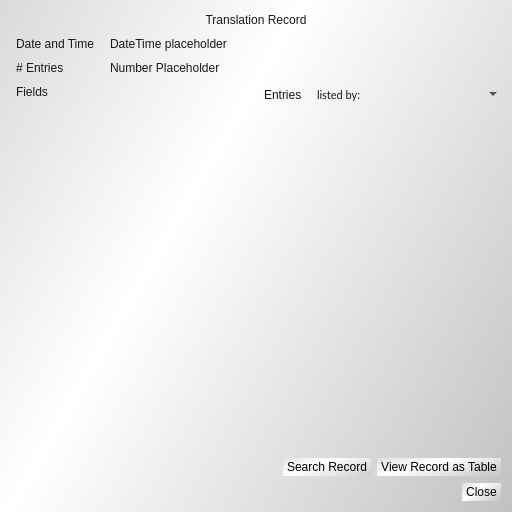
<?xml version="1.0" encoding="UTF-8"?>
<ui version="4.0">
 <class>Dialog</class>
 <widget class="QDialog" name="Dialog">
  <property name="geometry">
   <rect>
    <x>0</x>
    <y>0</y>
    <width>512</width>
    <height>512</height>
   </rect>
  </property>
  <property name="windowTitle">
   <string>Dialog</string>
  </property>
  <property name="styleSheet">
   <string notr="true">QWidget {
	background-color: rgba(0, 0, 0, 0);
    border-radius: -0px;
    padding: 2px;
	font: 10pt &quot;Lato&quot;;
}

QWidget#MainWindow, QWidget#Dialog{
     background-color: qlineargradient(spread:reflect, x1:0.262, y1:0.573773, x2:1, y2:1, stop:0 rgb(255, 255, 255), stop:1 rgb(193, 193, 193));
}

QLabel {
	background-color: qlineargradient(spread:reflect, x1:0.607246, y1:0.346, x2:0.623037, y2:1, stop:0 rgba(8, 120, 0, 0), stop:1 rgba(15, 76, 0, 0));
	font: 12pt &quot;Lato&quot;;
    color: rgb(24, 24, 24);
}

QMenuBar {
    border-radius: 1px;
	background-color: qlineargradient(spread:reflect, x1:0.607246, y1:0.346, x2:0.623037, y2:1, stop:0 rgba(8, 120, 0, 255), stop:1 rgba(15, 76, 0, 255));
    color: rgb(240, 240, 240);
}

QStatusBar {
    border-radius: 1px;
	background-color: qlineargradient(spread:reflect, x1:0.607246, y1:0.346, x2:0.623037, y2:1, stop:0 rgba(8, 120, 0, 255), stop:1 rgba(15, 76, 0, 255));
    color: rgb(240, 240, 240);
}

QFrame[frameShape=&quot;4&quot;], QFrame[frameShape=&quot;5&quot;]{
	background-color: rgba(8, 120, 0, 255);
}

QPushButton{
     background-color: qlineargradient(spread:reflect, x1:0.262, y1:0.573773, x2:1, y2:1, stop:0 rgba(255, 255, 255, 255), stop:1 rgba(193, 193, 193, 120));
    padding-left: 4px;
    padding-right: 4px;
}

QPushButton:hover{
     background-color: qlineargradient(spread:reflect, x1:0.262, y1:0.573773, x2:1, y2:1, stop:0 rgba(255, 255, 255, 255), stop:1 rgba(240, 243, 240, 120));
}

QPushButton:pressed{
     background-color: qlineargradient(spread:reflect, x2:0.262, y2:0.573773, x1:1, y1:1, stop:0 rgba(255, 255, 255, 255), stop:1 rgba(220, 223, 220, 120));
}

QDateEdit{
     background-color: qlineargradient(spread:reflect, x2:0.262, y2:0.573773, x1:1, y1:1, stop:0 rgba(255, 255, 255, 255), stop:1 rgba(220, 223, 220, 250));
}

QDateEdit:hover{
      background-color: qlineargradient(spread:reflect, x1:0.262, y1:0.573773, x2:1, y2:1, stop:0 rgba(255, 255, 255, 255), stop:1 rgba(220, 223, 220, 120));
}

QTableWidget{
    color: rgba(0, 0, 0, 0);
    background-color: rgba(0, 0, 0, 0);
    alternate-background-color: rgba(0,0,0,20);
}

QTableView{
    color: rgba(0, 0, 0, 0);
    background-color: rgba(0, 0, 0, 0);
    alternate-background-color: rgba(0,0,0,10);
}

QHeaderView::section{
    border-radius: 4px solid black;
	font: 10pt &quot;Lato&quot;;
    min-width: 180; 
    min-height: 32;
}

QHeaderView {
    border-radius: 4px solid black;
    min-height: 16;
}

QTableCornerButton::section  {
	background-color: rgba(0, 0, 0, 0);
}

QLineEdit {
    background-color: rgba(0, 0, 0, 00);
}

QLineEdit:hover {
    background-color: rgba(0, 0, 0, 20);
}

QDateTimeEdit {
    background-color: rgba(0, 0, 0, 0);
}

QDateTimeEdit:hover {
    background-color: rgba(0, 0, 0, 20);
}

QComboBox{
}

QComboBox:Hover{
    background-color: rgba(0, 0, 0, 20);
}</string>
  </property>
  <layout class="QVBoxLayout" name="verticalLayout" stretch="0,0,1,0,0">
   <item>
    <widget class="QLabel" name="translationRecordLabel">
     <property name="text">
      <string>Translation Record</string>
     </property>
     <property name="alignment">
      <set>Qt::AlignCenter</set>
     </property>
    </widget>
   </item>
   <item>
    <layout class="QFormLayout" name="formLayout">
     <item row="1" column="0">
      <widget class="QLabel" name="dateTimeLabel">
       <property name="text">
        <string>Date and Time</string>
       </property>
      </widget>
     </item>
     <item row="1" column="1">
      <widget class="QLabel" name="dateTimeReadout">
       <property name="text">
        <string>DateTime placeholder</string>
       </property>
      </widget>
     </item>
     <item row="2" column="0">
      <widget class="QLabel" name="nEntriesLabel">
       <property name="text">
        <string># Entries</string>
       </property>
      </widget>
     </item>
     <item row="2" column="1">
      <widget class="QLabel" name="nEntriesReadout">
       <property name="text">
        <string>Number Placeholder</string>
       </property>
      </widget>
     </item>
    </layout>
   </item>
   <item>
    <layout class="QHBoxLayout" name="horizontalLayout">
     <item>
      <layout class="QVBoxLayout" name="colNamesLayout">
       <item>
        <widget class="QLabel" name="colNamesLabel">
         <property name="text">
          <string>Fields</string>
         </property>
        </widget>
       </item>
       <item>
        <widget class="Line" name="fieldsDeliminator">
         <property name="orientation">
          <enum>Qt::Horizontal</enum>
         </property>
        </widget>
       </item>
       <item>
        <widget class="QListView" name="fieldsList"/>
       </item>
      </layout>
     </item>
     <item>
      <layout class="QVBoxLayout" name="entriesListLayout">
       <item>
        <layout class="QHBoxLayout" name="displayedFieldLayout" stretch="0,0,1">
         <item>
          <widget class="QLabel" name="entriesLabel">
           <property name="text">
            <string>Entries</string>
           </property>
          </widget>
         </item>
         <item>
          <widget class="QLabel" name="displayedFieldLabel">
           <property name="font">
            <font>
             <family>Lato</family>
             <pointsize>8</pointsize>
             <weight>50</weight>
             <italic>false</italic>
             <bold>false</bold>
            </font>
           </property>
           <property name="styleSheet">
            <string notr="true">font: 8pt &quot;Lato&quot;;</string>
           </property>
           <property name="text">
            <string>listed by:</string>
           </property>
           <property name="alignment">
            <set>Qt::AlignBottom|Qt::AlignLeading|Qt::AlignLeft</set>
           </property>
          </widget>
         </item>
         <item>
          <widget class="QComboBox" name="displayedFieldSelector">
           <property name="styleSheet">
            <string notr="true">font: 10pt &quot;Lato&quot;</string>
           </property>
          </widget>
         </item>
        </layout>
       </item>
       <item>
        <widget class="Line" name="entriesDeliminator">
         <property name="orientation">
          <enum>Qt::Horizontal</enum>
         </property>
        </widget>
       </item>
       <item>
        <widget class="QListView" name="entriesList"/>
       </item>
      </layout>
     </item>
    </layout>
   </item>
   <item>
    <layout class="QHBoxLayout" name="actionBar" stretch="0,0,0">
     <property name="leftMargin">
      <number>0</number>
     </property>
     <item>
      <spacer name="horizontalSpacer">
       <property name="orientation">
        <enum>Qt::Horizontal</enum>
       </property>
       <property name="sizeHint" stdset="0">
        <size>
         <width>40</width>
         <height>20</height>
        </size>
       </property>
      </spacer>
     </item>
     <item>
      <widget class="QPushButton" name="pushButton_2">
       <property name="sizePolicy">
        <sizepolicy hsizetype="Fixed" vsizetype="Fixed">
         <horstretch>0</horstretch>
         <verstretch>0</verstretch>
        </sizepolicy>
       </property>
       <property name="toolTip">
        <string>&lt;html&gt;&lt;head/&gt;&lt;body&gt;&lt;p&gt;Search entries in translation record for a specific value&lt;/p&gt;&lt;/body&gt;&lt;/html&gt;</string>
       </property>
       <property name="text">
        <string>Search Record</string>
       </property>
      </widget>
     </item>
     <item>
      <widget class="QPushButton" name="pushButton">
       <property name="sizePolicy">
        <sizepolicy hsizetype="Fixed" vsizetype="Fixed">
         <horstretch>0</horstretch>
         <verstretch>0</verstretch>
        </sizepolicy>
       </property>
       <property name="toolTip">
        <string>&lt;html&gt;&lt;head/&gt;&lt;body&gt;&lt;p&gt;View record as a table of values by entry and column.&lt;/p&gt;&lt;/body&gt;&lt;/html&gt;</string>
       </property>
       <property name="layoutDirection">
        <enum>Qt::LeftToRight</enum>
       </property>
       <property name="text">
        <string>View Record as Table</string>
       </property>
      </widget>
     </item>
    </layout>
   </item>
   <item>
    <widget class="QDialogButtonBox" name="buttonBox">
     <property name="orientation">
      <enum>Qt::Horizontal</enum>
     </property>
     <property name="standardButtons">
      <set>QDialogButtonBox::Close</set>
     </property>
    </widget>
   </item>
  </layout>
 </widget>
 <resources/>
 <connections>
  <connection>
   <sender>buttonBox</sender>
   <signal>accepted()</signal>
   <receiver>Dialog</receiver>
   <slot>accept()</slot>
   <hints>
    <hint type="sourcelabel">
     <x>248</x>
     <y>254</y>
    </hint>
    <hint type="destinationlabel">
     <x>157</x>
     <y>274</y>
    </hint>
   </hints>
  </connection>
  <connection>
   <sender>buttonBox</sender>
   <signal>rejected()</signal>
   <receiver>Dialog</receiver>
   <slot>reject()</slot>
   <hints>
    <hint type="sourcelabel">
     <x>316</x>
     <y>260</y>
    </hint>
    <hint type="destinationlabel">
     <x>286</x>
     <y>274</y>
    </hint>
   </hints>
  </connection>
 </connections>
</ui>
